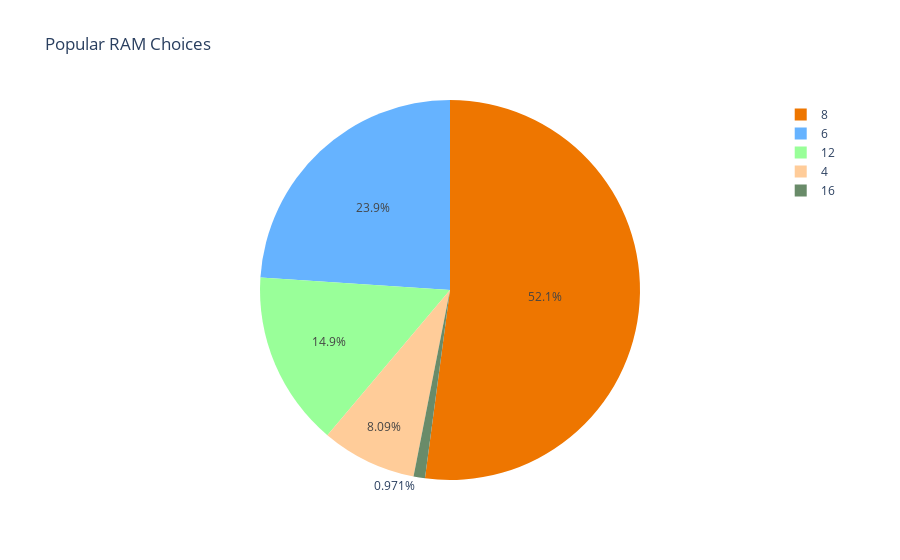

Notebook code cell kept with this figure:
### Code cell
pie_df = df.ram_processed.value_counts().reset_index()
pie_df.columns = ['ram','count']
fig = px.pie(pie_df, values='count', names='ram', title='Popular RAM Choices',
             color_discrete_sequence=['#EE7600','#66b3ff','#99ff99','#ffcc99','#698B69'])
fig.show()

### Figure 1 — Plotly figure (JSON) as saved in the notebook; plotly's stock layout.template omitted (floating-point values rounded to 4 significant figures)
{"data": [{"domain": {"x": [0, 1], "y": [0, 1]}, "hovertemplate": "ram=%{label}<br>count=%{value}<extra></extra>", "labels": [8, 6, 12, 4, 16], "legendgroup": "", "name": "", "showlegend": true, "type": "pie", "values": [322, 148, 92, 50, 6]}], "layout": {"legend": {"tracegroupgap": 0}, "piecolorway": ["#EE7600", "#66b3ff", "#99ff99", "#ffcc99", "#698B69"], "title": {"text": "Popular RAM Choices"}}}
